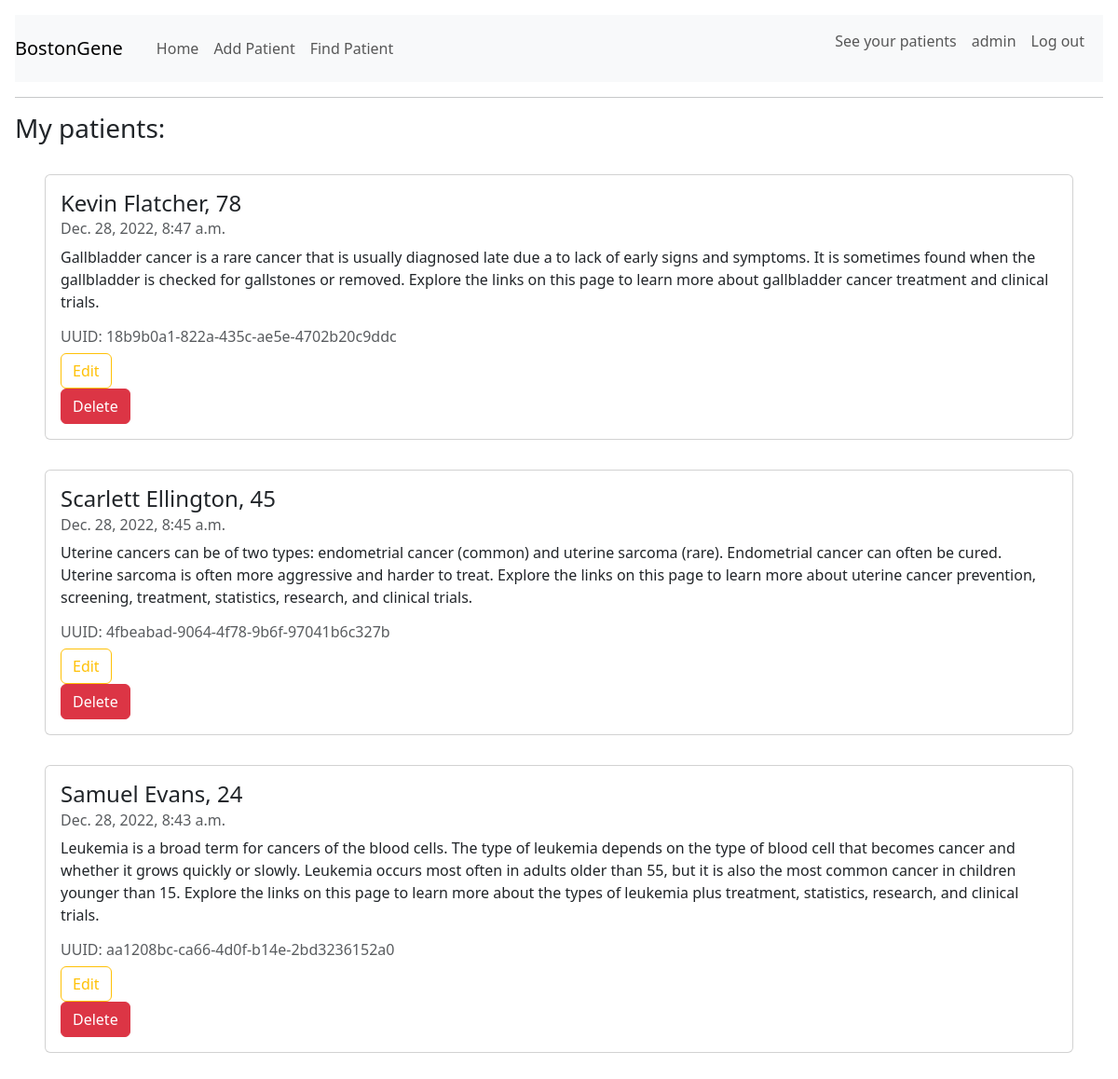
/patients/all_patients/ (signed in), run on the app's committed database.
### patientsApp/models.py (models this page shows, shortened)
class Patient(models.Model):
    uuid = models.UUIDField(editable=False, primary_key=True, default=uuid.uuid4)
    first_name = models.CharField(max_length=255)
    last_name = models.CharField(max_length=255)
    diagnosis = models.TextField()
    age = models.IntegerField(validators=(
        MinValueValidator(0),
        MaxValueValidator(110),
    ))
    date = models.DateTimeField(auto_now_add=True)

### patientsApp/views.py (the view)
# urls.py: path('all_patients/', PatientListView.as_view(), name='patient_list'),
class PatientListView(ListView):
    template_name = 'patients/patients_list.html'
    model = Patient
    context_object_name = 'patients'
    def get_queryset(self):
        return self.request.user.doctor.patients.all()

### templates/patients/patients_list.html (shortened to what this page needs)
{% extends 'base.html' %}
{% block content %}
    <h3>My patients: </h3>
    {% if patients %}
        {% for patient in patients %}
            <div class="card" style="margin: 2rem">
                <div class="card-body">
                    <h4 class="card-title">{{ patient.first_name }} {{ patient.last_name }}, {{ patient.age }}</h4>
                    <h6 class="card-subtitle mb-2 text-muted">{{ patient.date }}</h6>
                    <p class="card-text">{{ patient.diagnosis }}</p>
                    <h6 class="card-text mb-2 text-muted">UUID: {{ patient.uuid }}</h6>
                    <a href="{% url 'update_patient' uuid=patient.uuid %}" class="card-link btn btn-outline-warning">Edit</a>
                    <a href="" class="card-link">
                        <form method="post" action="{% url 'delete_patient' uuid=patient.uuid %}">
                            <input class="btn btn-danger" type="submit" value="Delete">
                        </form>
                    </a>
                </div>
            </div>
        {% endfor %}
    {% else %}
        <h4>Great! You don't have patients. You can have some coffee!</h4>
    {% endif %}
{% endblock %}

### templates/base.html (shortened to what this page needs)
{% load static %}
<!DOCTYPE html>
<html lang="en">
<head>
    <link rel="stylesheet" href="{% static "css/base.css" %}">
    <link href="https://cdn.jsdelivr.net/npm/bootstrap@5.3.0-alpha1/dist/css/bootstrap.min.css" rel="stylesheet"
>
</head>
<body>
<header>
    <nav class="navbar navbar-expand-lg navbar-light bg-light">
        <a href="{% url 'home' %}" class="navbar-brand">BostonGene</a>
        <div class="container-fluid">
            <div class="navbar-nav mr-auto">
                <a class="nav-item nav-link" href="{% url 'home' %}">Home</a>
                {% if user.is_authenticated %}
                    <a class="nav-item nav-link" href="{% url 'add_patient' %}">Add Patient</a>
                    <a class="nav-item nav-link" href="{% url 'find_patient' %}">Find Patient</a>
                {% endif %}
            </div>
            <div class="navbar-nav ml-auto">
                {% if not user.is_authenticated %}
                    <a class="nav-item nav-link" href="{% url 'login' %}">Log in</a>
                    <a class="nav-item nav-link" href="{% url 'register' %}">Register</a>
                {% else %}
                    <a href="{% url 'patient_list' %}" class="nav-item nav-link">See your patients</a>
                    <p class="nav-item nav-link">{{ user.username }}</p>
                    <a class="nav-item nav-link" href="{% url 'logout' %}">Log out</a>
                {% endif %}
            </div>
        </div>
    </nav>
    <hr />
</header>
{% block content %}
{% endblock %}
</body>
</html>

### static/css/base.css (style rules this page uses)
body { padding: 1em; }

### data on the page
Patient: first_name "Kevin", last_name "Flatcher", age "78", date "Dec. 28, 2022, 8:47 a.m.", diagnosis "Gallbladder cancer is a rare cancer that is usually diagnosed late due a to lack of early signs and symptoms. It is sometimes found when the gallbladder is checked for gallstones or removed. Explore the links on this page to learn more about gallbladder cancer treatment and clinical trials.", uuid "18b9b0a1-822a-435c-ae5e-4702b20c9ddc"
Patient: first_name "Scarlett", last_name "Ellington", age "45", date "Dec. 28, 2022, 8:45 a.m.", diagnosis "Uterine cancers can be of two types: endometrial cancer (common) and uterine sarcoma (rare). Endometrial cancer can often be cured. Uterine sarcoma is often more aggressive and harder to treat. Explore the links on this page to learn more about uterine cancer prevention, screening, treatment, statistics, research, and clinical trials.", uuid "4fbeabad-9064-4f78-9b6f-97041b6c327b"
Patient: first_name "Samuel", last_name "Evans", age "24", date "Dec. 28, 2022, 8:43 a.m.", diagnosis "Leukemia is a broad term for cancers of the blood cells. The type of leukemia depends on the type of blood cell that becomes cancer and whether it grows quickly or slowly. Leukemia occurs most often in adults older than 55, but it is also the most common cancer in children younger than 15. Explore the links on this page to learn more about the types of leukemia plus treatment, statistics, research, and clinical trials.", uuid "aa1208bc-ca66-4d0f-b14e-2bd3236152a0"

### other printed values
{{ user.username }} "admin"
